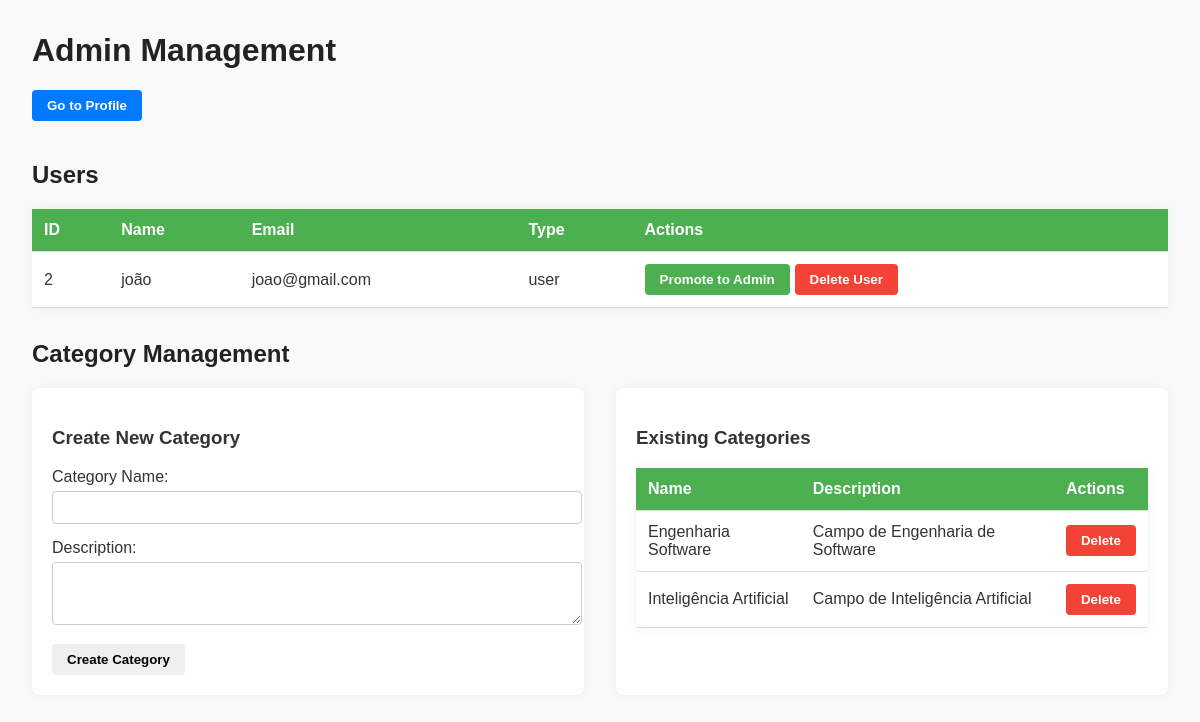
/Pages/admin_manage.php (signed in), run on the app's committed database.
### tables this page shows
CREATE TABLE "User" (
    id INTEGER PRIMARY KEY AUTOINCREMENT NOT NULL,
    name TEXT NOT NULL,
    email TEXT NOT NULL UNIQUE,
    password TEXT NOT NULL,
    created_at TEXT,
    level INTEGER NOT NULL DEFAULT 0,
    birth_date TEXT NOT NULL,
    profile_picture_id INTEGER,
    phone TEXT NOT NULL,
    nr_bank_account TEXT NOT NULL,
    address TEXT NOT NULL,
    rate INTEGER DEFAULT 0 NOT NULL, 
    description TEXT DEFAULT '',
    user_type TEXT NOT NULL DEFAULT 'user',
    FOREIGN KEY (profile_picture_id) REFERENCES Images(id)
        ON DELETE SET NULL
);

CREATE TABLE "Category" (
    id INTEGER PRIMARY KEY AUTOINCREMENT NOT NULL,
    name TEXT NOT NULL,
    description TEXT NOT NULL
);

### Pages/admin_manage.php (the view, shortened to what this page needs)
<?php
$session = new Session();
$db = getDatabaseConnection();
$currentUser = User::getUser($db, $session->getId());
$stmt = $db->prepare('SELECT id, name, email, user_type FROM User WHERE id != ? ORDER BY name');
$stmt->execute([$currentUser->id]);
$users = $stmt->fetchAll(PDO::FETCH_ASSOC);
$stmt = $db->query('SELECT id, name, description FROM Category ORDER BY name');
$categories = $stmt->fetchAll(PDO::FETCH_ASSOC);
?>
<!DOCTYPE html>
<html lang="en">
<head>
  <link rel="stylesheet" href="../css/admin_manage.css">
</head>
<body>
<h1>Admin Management</h1>
<button onclick="window.location.href='profile.php'" class="go-profile-btn">Go to Profile</button>
<h2>Users</h2>
<table>
  <thead>
    <tr><th>ID</th><th>Name</th><th>Email</th><th>Type</th><th>Actions</th></tr>
  </thead>
  <tbody>
    <?php foreach ($users as $user): ?>
      <tr>
        <td><?= $user['id'] ?></td>
        <td><?= htmlspecialchars($user['name']) ?></td>
        <td><?= htmlspecialchars($user['email']) ?></td>
        <td><?= htmlspecialchars($user['user_type']) ?></td>
        <td>
          <div class="admin-user-buttons">
            <?php if ($user['user_type'] !== 'admin'): ?>
              <form method="POST" action="../Actions/Action_Admin_Manage.php">
                <button type="submit" class="btn promote-btn">Promote to Admin</button>
              </form>
              <form method="POST" action="../Actions/Action_Admin_Manage.php" onsubmit="return confirm('Delete this user?');">
                <button type="submit" class="btn delete-btn">Delete User</button>
                <?php endif; ?>
          </form>
        </div>
        </td>
      </tr>
    <?php endforeach; ?>
  </tbody>
</table>
<h2>Category Management</h2>
<div class="form-section">
  <div class="form-box">
    <h3>Create New Category</h3>
    <form method="POST" action="../Actions/Action_Admin_Manage.php">
      <label>Category Name:
        <input type="text" name="new_category_name" required />
      </label>
      <label>Description:
        <textarea name="new_category_description" rows="3" required></textarea>
      </label>
      <button type="submit">Create Category</button>
    </form>
  </div>
  <div class="category-box">
    <h3>Existing Categories</h3>
    <table>
      <thead>
        <tr><th>Name</th><th>Description</th><th>Actions</th></tr>
      </thead>
      <tbody>
        <?php foreach ($categories as $cat): ?>
          <tr>
            <td><?= htmlspecialchars($cat['name']) ?></td>
            <td><?= htmlspecialchars($cat['description']) ?></td>
            <td class="category-actions">
              <form method="POST" action="../Actions/Action_Admin_Manage.php" style="display:inline;" onsubmit="return confirm('Delete this category?');">
                <button type="submit" class="btn delete-btn">Delete</button>
              </form>
            </td>
          </tr>
        <?php endforeach; ?>
      </tbody>
    </table>
  </div>
</div>
</body>
</html>

### css/admin_manage.css (style rules this page uses)
body { font-family: Arial, sans-serif; margin: 2rem; background: #f9f9f9; color: #333; }
h1, h2 { color: #222; }
button { padding: 8px 15px; border: none; border-radius: 4px; font-weight: bold; cursor: pointer; transition: background-color 0.3s ease; }
.btn { color: white; }
.promote-btn { background-color: #4CAF50; }
.delete-btn { background-color: #f44336; }
.go-profile-btn { background-color: #007BFF; color: white; margin-bottom: 20px; }
table { border-collapse: collapse; width: 100%; background: white; margin-bottom: 2rem; box-shadow: 0 0 10px rgba(0, 0, 0, 0.05); }
th, td { padding: 12px; border-bottom: 1px solid #ddd; text-align: left; }
th { background-color: #4CAF50; color: white; }
.form-section { display: flex; flex-wrap: wrap; gap: 2rem; }
.form-box, .category-box { background-color: white; padding: 20px; border-radius: 8px; box-shadow: 0 0 10px rgba(0,0,0,0.05); flex: 1 1 400px; }
input[type="text"], textarea { width: 100%; padding: 8px; margin-top: 5px; margin-bottom: 15px; border: 1px solid #ccc; border-radius: 4px; }
.category-actions form { display: inline; }
.admin-user-buttons { display: flex; gap: 5px }

### data on the page
user: id "2", name "joão", email "joao@gmail.com", user_type "user"
category: name "Engenharia Software", description "Campo de Engenharia de Software"
category: name "Inteligência Artificial", description "Campo de Inteligência Artificial"
